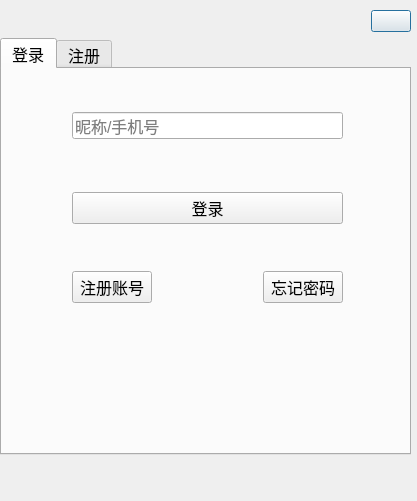
<?xml version="1.0" encoding="UTF-8"?>
<ui version="4.0">
 <class>LoginDialog</class>
 <widget class="QDialog" name="LoginDialog">
  <property name="geometry">
   <rect>
    <x>0</x>
    <y>0</y>
    <width>417</width>
    <height>501</height>
   </rect>
  </property>
  <property name="windowTitle">
   <string>Dialog</string>
  </property>
  <widget class="QWidget" name="widget" native="true">
   <property name="geometry">
    <rect>
     <x>0</x>
     <y>0</y>
     <width>411</width>
     <height>501</height>
    </rect>
   </property>
   <widget class="QWidget" name="layoutWidget">
    <property name="geometry">
     <rect>
      <x>0</x>
      <y>10</y>
      <width>411</width>
      <height>481</height>
     </rect>
    </property>
    <layout class="QVBoxLayout" name="verticalLayout_5">
     <item>
      <layout class="QHBoxLayout" name="horizontalLayout_3">
       <property name="leftMargin">
        <number>10</number>
       </property>
       <item>
        <widget class="QLabel" name="label">
         <property name="sizePolicy">
          <sizepolicy hsizetype="Expanding" vsizetype="Preferred">
           <horstretch>0</horstretch>
           <verstretch>0</verstretch>
          </sizepolicy>
         </property>
         <property name="minimumSize">
          <size>
           <width>0</width>
           <height>0</height>
          </size>
         </property>
         <property name="maximumSize">
          <size>
           <width>32</width>
           <height>28</height>
          </size>
         </property>
         <property name="text">
          <string/>
         </property>
         <property name="pixmap">
          <pixmap resource="res.qrc">:/images/icon/logo.ico</pixmap>
         </property>
         <property name="alignment">
          <set>Qt::AlignCenter</set>
         </property>
        </widget>
       </item>
       <item>
        <spacer name="horizontalSpacer_3">
         <property name="orientation">
          <enum>Qt::Horizontal</enum>
         </property>
         <property name="sizeHint" stdset="0">
          <size>
           <width>40</width>
           <height>20</height>
          </size>
         </property>
        </spacer>
       </item>
       <item>
        <widget class="QPushButton" name="btn_closedialog">
         <property name="text">
          <string/>
         </property>
         <property name="icon">
          <iconset resource="res.qrc">
           <normaloff>:/images/btn_close.png</normaloff>:/images/btn_close.png</iconset>
         </property>
        </widget>
       </item>
      </layout>
     </item>
     <item>
      <widget class="QTabWidget" name="tab_page">
       <property name="enabled">
        <bool>true</bool>
       </property>
       <property name="minimumSize">
        <size>
         <width>300</width>
         <height>340</height>
        </size>
       </property>
       <property name="maximumSize">
        <size>
         <width>16777215</width>
         <height>16777215</height>
        </size>
       </property>
       <property name="font">
        <font>
         <family>Microsoft YaHei UI</family>
         <pointsize>12</pointsize>
         <italic>false</italic>
         <bold>false</bold>
        </font>
       </property>
       <property name="mouseTracking">
        <bool>false</bool>
       </property>
       <property name="tabletTracking">
        <bool>false</bool>
       </property>
       <property name="toolTipDuration">
        <number>-1</number>
       </property>
       <property name="styleSheet">
        <string notr="true">font: 12pt &quot;Microsoft YaHei UI&quot;;</string>
       </property>
       <property name="currentIndex">
        <number>0</number>
       </property>
       <widget class="QWidget" name="page_login">
        <attribute name="title">
         <string>登录</string>
        </attribute>
        <widget class="QWidget" name="">
         <property name="geometry">
          <rect>
           <x>70</x>
           <y>43</y>
           <width>271</width>
           <height>191</height>
          </rect>
         </property>
         <layout class="QVBoxLayout" name="verticalLayout_2">
          <item>
           <widget class="QLineEdit" name="lineEdit_username">
            <property name="minimumSize">
             <size>
              <width>269</width>
              <height>0</height>
             </size>
            </property>
            <property name="text">
             <string/>
            </property>
            <property name="placeholderText">
             <string>昵称/手机号</string>
            </property>
           </widget>
          </item>
          <item>
           <widget class="PasswordEdit" name="pwd_lineedit" native="true">
            <property name="sizePolicy">
             <sizepolicy hsizetype="Preferred" vsizetype="Preferred">
              <horstretch>0</horstretch>
              <verstretch>0</verstretch>
             </sizepolicy>
            </property>
            <property name="minimumSize">
             <size>
              <width>269</width>
              <height>0</height>
             </size>
            </property>
            <property name="maximumSize">
             <size>
              <width>16777215</width>
              <height>16777215</height>
             </size>
            </property>
           </widget>
          </item>
          <item>
           <spacer name="verticalSpacer_3">
            <property name="orientation">
             <enum>Qt::Vertical</enum>
            </property>
            <property name="sizeHint" stdset="0">
             <size>
              <width>20</width>
              <height>40</height>
             </size>
            </property>
           </spacer>
          </item>
          <item>
           <widget class="QPushButton" name="pb_commit">
            <property name="styleSheet">
             <string notr="true">font: 12pt &quot;Microsoft YaHei UI&quot;;</string>
            </property>
            <property name="text">
             <string>登录</string>
            </property>
           </widget>
          </item>
          <item>
           <spacer name="verticalSpacer_2">
            <property name="orientation">
             <enum>Qt::Vertical</enum>
            </property>
            <property name="sizeHint" stdset="0">
             <size>
              <width>20</width>
              <height>40</height>
             </size>
            </property>
           </spacer>
          </item>
          <item>
           <layout class="QHBoxLayout" name="horizontalLayout_2">
            <item>
             <widget class="QPushButton" name="btn_register">
              <property name="text">
               <string>注册账号</string>
              </property>
             </widget>
            </item>
            <item>
             <spacer name="horizontalSpacer_2">
              <property name="orientation">
               <enum>Qt::Horizontal</enum>
              </property>
              <property name="sizeHint" stdset="0">
               <size>
                <width>40</width>
                <height>20</height>
               </size>
              </property>
             </spacer>
            </item>
            <item>
             <widget class="QPushButton" name="btn_forgetpwd">
              <property name="text">
               <string>忘记密码</string>
              </property>
             </widget>
            </item>
           </layout>
          </item>
         </layout>
        </widget>
       </widget>
       <widget class="QWidget" name="page_register">
        <attribute name="title">
         <string>注册</string>
        </attribute>
        <widget class="QWidget" name="">
         <property name="geometry">
          <rect>
           <x>70</x>
           <y>40</y>
           <width>271</width>
           <height>221</height>
          </rect>
         </property>
         <layout class="QVBoxLayout" name="verticalLayout">
          <item>
           <widget class="QLineEdit" name="lineEdit_username_register">
            <property name="placeholderText">
             <string>用户名/昵称</string>
            </property>
           </widget>
          </item>
          <item>
           <widget class="QLineEdit" name="lineEdit_tel_register">
            <property name="placeholderText">
             <string>电话号码</string>
            </property>
           </widget>
          </item>
          <item>
           <widget class="PasswordEdit" name="pwd_lineedit2" native="true">
            <property name="minimumSize">
             <size>
              <width>269</width>
              <height>0</height>
             </size>
            </property>
           </widget>
          </item>
          <item>
           <widget class="PasswordEdit" name="pwd_lineedit3" native="true">
            <property name="minimumSize">
             <size>
              <width>269</width>
              <height>0</height>
             </size>
            </property>
           </widget>
          </item>
          <item>
           <spacer name="verticalSpacer">
            <property name="orientation">
             <enum>Qt::Vertical</enum>
            </property>
            <property name="sizeHint" stdset="0">
             <size>
              <width>269</width>
              <height>31</height>
             </size>
            </property>
           </spacer>
          </item>
          <item>
           <layout class="QHBoxLayout" name="horizontalLayout">
            <item>
             <widget class="QPushButton" name="pb_register">
              <property name="text">
               <string>注册</string>
              </property>
             </widget>
            </item>
            <item>
             <spacer name="horizontalSpacer">
              <property name="orientation">
               <enum>Qt::Horizontal</enum>
              </property>
              <property name="sizeHint" stdset="0">
               <size>
                <width>40</width>
                <height>20</height>
               </size>
              </property>
             </spacer>
            </item>
            <item>
             <widget class="QPushButton" name="btn_backlogin">
              <property name="text">
               <string>返回</string>
              </property>
             </widget>
            </item>
           </layout>
          </item>
         </layout>
        </widget>
       </widget>
      </widget>
     </item>
     <item>
      <widget class="QLabel" name="label_tip">
       <property name="minimumSize">
        <size>
         <width>0</width>
         <height>30</height>
        </size>
       </property>
       <property name="text">
        <string/>
       </property>
      </widget>
     </item>
    </layout>
   </widget>
  </widget>
 </widget>
 <customwidgets>
  <customwidget>
   <class>PasswordEdit</class>
   <extends>QWidget</extends>
   <header>./Views/passwordedit.h</header>
   <container>1</container>
  </customwidget>
 </customwidgets>
 <resources>
  <include location="res.qrc"/>
 </resources>
 <connections/>
</ui>
